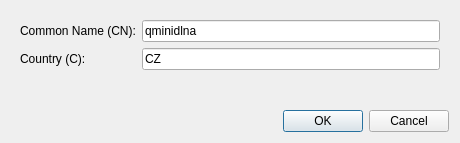
<?xml version="1.0" encoding="UTF-8"?>
<ui version="4.0">
 <class>GenerateCertificateDialog</class>
 <widget class="QDialog" name="GenerateCertificateDialog">
  <property name="geometry">
   <rect>
    <x>0</x>
    <y>0</y>
    <width>460</width>
    <height>143</height>
   </rect>
  </property>
  <property name="windowTitle">
   <string>Create certificate</string>
  </property>
  <layout class="QVBoxLayout" name="verticalLayout">
   <item>
    <widget class="QWidget" name="widget" native="true">
     <layout class="QFormLayout" name="formLayout">
      <item row="0" column="0">
       <widget class="QLabel" name="label">
        <property name="text">
         <string>Common Name (CN):</string>
        </property>
       </widget>
      </item>
      <item row="0" column="1">
       <widget class="QLineEdit" name="m_txlCommonName">
        <property name="text">
         <string>qminidlna</string>
        </property>
       </widget>
      </item>
      <item row="1" column="0">
       <widget class="QLabel" name="label_2">
        <property name="text">
         <string>Country (C):</string>
        </property>
       </widget>
      </item>
      <item row="1" column="1">
       <widget class="QLineEdit" name="m_txlCountryName">
        <property name="text">
         <string>CZ</string>
        </property>
       </widget>
      </item>
     </layout>
    </widget>
   </item>
   <item>
    <widget class="QDialogButtonBox" name="buttonBox">
     <property name="orientation">
      <enum>Qt::Horizontal</enum>
     </property>
     <property name="standardButtons">
      <set>QDialogButtonBox::Cancel|QDialogButtonBox::Ok</set>
     </property>
    </widget>
   </item>
  </layout>
 </widget>
 <resources/>
 <connections>
  <connection>
   <sender>buttonBox</sender>
   <signal>accepted()</signal>
   <receiver>GenerateCertificateDialog</receiver>
   <slot>accept()</slot>
   <hints>
    <hint type="sourcelabel">
     <x>248</x>
     <y>254</y>
    </hint>
    <hint type="destinationlabel">
     <x>157</x>
     <y>274</y>
    </hint>
   </hints>
  </connection>
  <connection>
   <sender>buttonBox</sender>
   <signal>rejected()</signal>
   <receiver>GenerateCertificateDialog</receiver>
   <slot>reject()</slot>
   <hints>
    <hint type="sourcelabel">
     <x>316</x>
     <y>260</y>
    </hint>
    <hint type="destinationlabel">
     <x>286</x>
     <y>274</y>
    </hint>
   </hints>
  </connection>
 </connections>
</ui>
